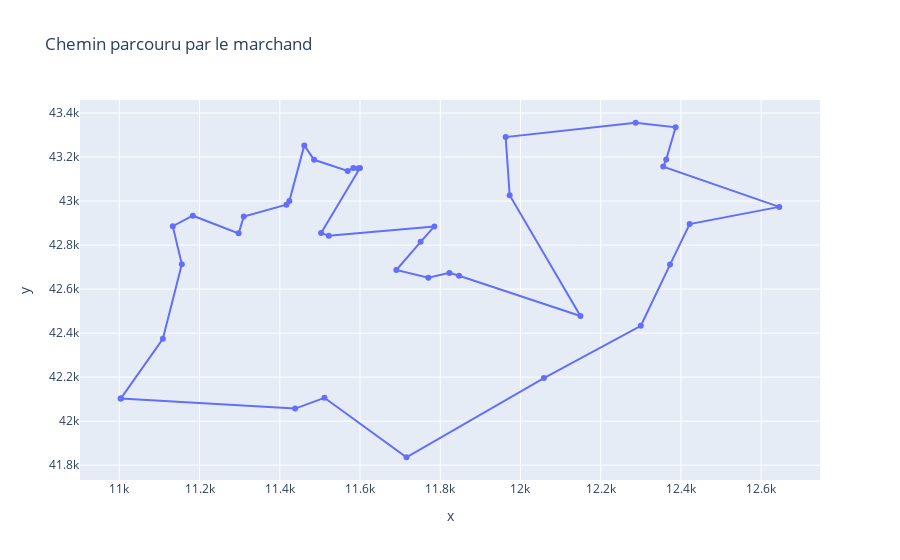

Write notebook code for a chart like this one.
### Markdown cell above
### Lancement du test avec l'algorithme 2-opt

### Code cell
# Algo 2-opt
data = data_TSPLIB(f'../data/{ENSEMBLE_TEST[choix_data_test]}.tsp')
df = test_unitaire_2_opt(choix_data_test)
affichage(df, data).show()

### Figure 1 — Plotly figure (JSON) as saved in the notebook; plotly's stock layout.template omitted (floating-point values rounded to 4 significant figures)
{"data": [{"hovertemplate": "x=%{x}<br>y=%{y}<extra></extra>", "legendgroup": "", "line": {"color": "#636efa", "dash": "solid"}, "marker": {"symbol": "circle"}, "mode": "markers+lines", "name": "", "orientation": "v", "showlegend": false, "type": "scatter", "x": [11000.0, 11440.0, 11510.0, 11720.0, 12060.0, 12300, 12370.0, 12420.0, 12645, 12360.0, 12360.0, 12390.0, 12290.0, 11960.0, 11970.0, 12150.0, 11850.0, 11820.0, 11770.0, 11690.0, 11750.0, 11790.0, 11520.0, 11500.0, 11600, 11595, 11580.0, 11570.0, 11490.0, 11460.0, 11420.0, 11420.0, 11310.0, 11300.0, 11180.0, 11130.0, 11160.0, 11110.0, 11000.0], "xaxis": "x", "y": [42100.0, 42060.0, 42110.0, 41840.0, 42200.0, 42430.0, 42710.0, 42900.0, 42970.0, 43160.0, 43190.0, 43330.0, 43360.0, 43290.0, 43030.0, 42480.0, 42660.0, 42670.0, 42650.0, 42690.0, 42810.0, 42880.0, 42840.0, 42860.0, 43150, 43150.0, 43150, 43140.0, 43190.0, 43250.0, 43000.0, 42980.0, 42930.0, 42850.0, 42930.0, 42890.0, 42710.0, 42370.0, 42100.0], "yaxis": "y"}], "layout": {"legend": {"tracegroupgap": 0}, "title": {"text": "Chemin parcouru par le marchand"}, "xaxis": {"anchor": "y", "domain": [0, 1], "title": {"text": "x"}}, "yaxis": {"anchor": "x", "domain": [0, 1], "title": {"text": "y"}}}}
